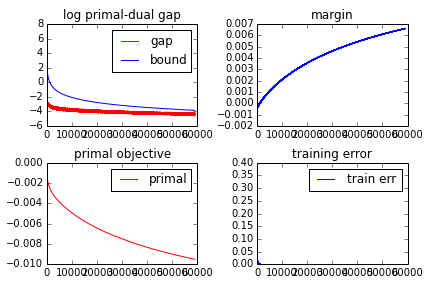

Write the Python code that produced this figure.
# coding=utf-8
__author__ = 'qdengpercy'

import os
import numpy as np
import math
import scipy.io
from sklearn.ensemble import AdaBoostClassifier
from sklearn.tree import DecisionTreeClassifier
from boost import *
from gen_ftrs import *
import frank_wolfe_cy as fw_cy


class FwBoost(Boost):
    """Frank-Wolfe Boosting method as a saddle point matrix game
    Parameters:
    ------------
    epsi ：optimization tolerance,
    has_dcap : boolean
        has capped probability in the dual variable (distribution of samples)
    has_pcap : boolean
        has capped weight in the primal variable (weight of weak learners)
    ratio : float the capped probability
    steprule : int, the stepsize choice in FW method
        1 : derive from quadratic surrogate function one
        2 : quadratic surrogate function two
        3 : line search
    alpha : array type, the weights of weak learner
    mu : smoothing parameter
    err_tr : array type, training error of each iteration
    _primal_obj : array type, primal objective in each iteration
    _margin : array type, margin in each iteration
    _gap : array type, Frank-Wolfe gap in each iteration
    """

    def __init__(self, epsi=0.01, has_dcap=False, ratio=0.1, steprule=1):
        self.epsi = epsi
        self.has_dcap = has_dcap
        self.ratio = ratio
        self.steprule = steprule
        self.primal_obj = []
        self.dual_obj = []
        self.margin = []
        self.gap = []
        self.err_tr = []
        self.alpha = []
        self.num_zeros = []
        self.iter_num = []

    def to_name(self):
        return "fwboost"

    def train(self, xtr, ytr, codetype="cy", approx_margin=True, max_iter=None, ftr='raw'):
        """
        Argument:
        codetype:  string,
            "cy", call the faster cython function; "py", call the python code
        approx_margin:  bool type,
            True, approximately maximize the margin; False, solve exponential loss
        early_stop: bool
            True, for debug use; False, normal use
        ftr: string, feature type
            'wl', features from weak learner
            'raw', raw data
        """
        ntr = xtr.shape[0]
        if ftr == 'raw':
            xtr = self._process_train_data(xtr)
            xtr = np.hstack((xtr, np.ones((ntr, 1))))
            y_h = ytr[:, np.newaxis] * xtr
        elif ftr == 'wl':
            y_h = ytr[:, np.newaxis] * xtr
        else:
            print "error, fwboost: train()"
        if approx_margin:
            self.mu = self.epsi / (2 * np.log(ntr))
        else:
            self.mu = 1

        if max_iter is None:
            if approx_margin:
                self.max_iter = int(108*np.log(ntr) / self.epsi**2)
            else:
                self.max_iter = 10
        else:
            self.max_iter = max_iter
        if codetype == "cy":
            self.alpha, self.primal_obj, self.gap, self.err_tr, self.margin, self.iter_num, self.num_zeros, self.d= \
                fw_cy.fw_boost_cy(y_h, np.float32(self.epsi), self.ratio, self.steprule, self.has_dcap, self.mu, self.max_iter)
        elif codetype == 'py':
            self._fw_boosting(y_h)


    def test(self, xte, yte):
        # normalize and add the intercept
        # xte = (xte-self.mu[np.newaxis, :])/self.Z[np.newaxis, :]
        nte = xte.shape[0]
        # xte = self._process_test_data(xte)
        # xte = np.hstack((xte, np.ones((nte, 1))))
        pred = np.sign(np.dot(xte, self.alpha))
        return np.mean(pred != yte)

    def _fw_boosting(self, H):
        """
        frank-wolfe boost for binary classification with weak learner as matrix H
        min_a max_d   d^T(-Ha) sub to:  ||a||_1\le 1
        capped probability constraint:
            max_i d_i <= 1/(n*ratio)
        Args:
            H : output matrix of weak learners
        """

        [n, p] = H.shape
        used = np.zeros(p)
        total_zeros = p
        # self.alpha = np.ones(p)/p
        self.alpha = np.zeros(p)
        d0 = np.ones(n) / n
        # self.mu = self.epsi / (2 * np.log(n))
        # max_iter = 100
        # mu = 1
        nu = int(n * self.ratio)
        if self.max_iter < 100:
            delta = 1
        else:
            delta = 1
        h_a = np.dot(H, self.alpha)
        print " fw-boosting(python): maximal iter #: "+str(self.max_iter)
        for t in xrange(self.max_iter):
            d_next = prox_mapping(h_a, d0, 1 / self.mu)

            # assert not math.isnan(d_next.max())
            # if math.isnan(d_next.max()) or d_next.min()<0 or d_next.max()>1:
            #     print d_next.max()
            if self.has_dcap:
                d = proj_cap_ent(d_next, 1.0 / nu)
                if d.max() > 1.0/nu or d.min()<0:
                    d = proj_cap_ent(d_next, 1.0 / nu)
                    print 'dmax %f, cap, %f' % (d.max(), 1.0/nu)
                    assert d.max() <= 1.0/nu
            else:
                d = d_next
            # if math.isnan(d.max()) or d.min() < 0 or d.max()>1:
            #     print d.max()
            dt_h = np.dot(d, H)
            j = np.argmax(np.abs(dt_h))
            if used[j] == 0:
                used[j] = 1
                total_zeros -= 1
            ej = np.zeros(p)
            ej[j] = np.sign(dt_h[j])
            curr_gap = np.dot(dt_h, ej - self.alpha)
            # print 'iter %s, gap: %s ' %(t, curr_gap)
            if t % delta == 0:
                self.iter_num.append(t)
                if self.has_dcap:
                    min_margin = ksmallest(h_a, nu)
                    self.margin.append(np.mean(min_margin))
                else:
                    self.margin.append(np.min(h_a))
                self.gap.append(curr_gap)
                self.err_tr.append(np.mean(h_a <= 0))
                # self.primal_obj.append(self.mu * np.log(1.0 / n * np.sum(np.exp(-h_a / self.mu))))
                # self.primal_obj.append(-np.dot(d, h_a) - self.mu * np.dot(d, np.log(d*n)))
                self.num_zeros.append(total_zeros)
            # self.dual_obj.append(-np.max(np.abs(dt_h)) - self.mu * np.dot(d, np.log(d)) + self.mu * np.log(n))
            if self.steprule == 1:
                eta = np.maximum(0, np.minimum(1, self.mu * curr_gap / np.sum(np.abs(self.alpha - ej)) ** 2))
            elif self.steprule == 2:
                eta = np.maximum(0, np.minimum(1, self.mu * curr_gap / LA.norm(h_a - H[:, j] * ej[j], np.inf) ** 2))
            else:
                # do line search
                #
                print "steprule 3, to be done"
            self.alpha *= (1 - eta)
            self.alpha[j] += eta * ej[j]
            h_a *= (1 - eta)
            h_a += H[:, j] * (eta * ej[j])

            if curr_gap < self.epsi:
                break
            if self.max_iter <= 10 or t % (self.max_iter/10) == 0:
                print "iter# %d, gap %f, dmax %f, j:%d" % (t, curr_gap, d.max(), j)
        # self.d = d
        print " fwboost, max iter#%d: , actual iter#%d" % (self.max_iter, t)

    def plot_result(self):
        r = 2
        c = 2
        nBins = 6
        plt.figure()
        plt.subplot(r, c, 1)
        plt.plot(np.log(self.gap), 'r-', label='gap')
        T = len(self.gap)
        bound = 1/(self.mu * np.arange(1, 1+T))
        plt.plot(np.log(bound), 'b-', label='bound')
        plt.title('log primal-dual gap')
        plt.legend(loc='best')
        plt.locator_params(axis='x', nbins=nBins)
        plt.subplot(r, c, 2)
        plt.plot(self.margin, 'b-')
        plt.title('margin')
        plt.locator_params(axis='x', nbins=nBins)
        plt.subplot(r, c, 3)
        plt.plot(self.primal_obj, 'r-', label='primal')
        # plt.plot(self.dual_obj, color='g', label='dual')
        plt.title('primal objective')
        plt.legend(loc='best')
        plt.locator_params(axis='x', nbins=nBins)
        plt.subplot(r, c, 4)
        plt.plot(self.err_tr, 'b-', label="train err")
        plt.savefig('result.eps', format='eps')
        plt.title('training error')
        plt.legend(loc='best')
        plt.tight_layout()
        plt.locator_params(axis='x', nbins=nBins)
        plt.savefig('fwboost.png', format='png')


def plot_2d_data(data):
    x = data['x']
    y = data['t']
    y = np.squeeze(y)
    plt.subplot(2, 2, 1)
    plt.scatter(x[y == 1, 0], x[y == 1, 1], marker='o', c='r', label='+')
    plt.subplot(2, 2, 2)
    plt.scatter(x[y == -1, 0], x[y == -1, 1], marker='x', c='b', label='-')
    plt.subplot(2, 2, 3)
    plt.scatter(x[:, 0], x[:, 1])
    plt.title('banana')

